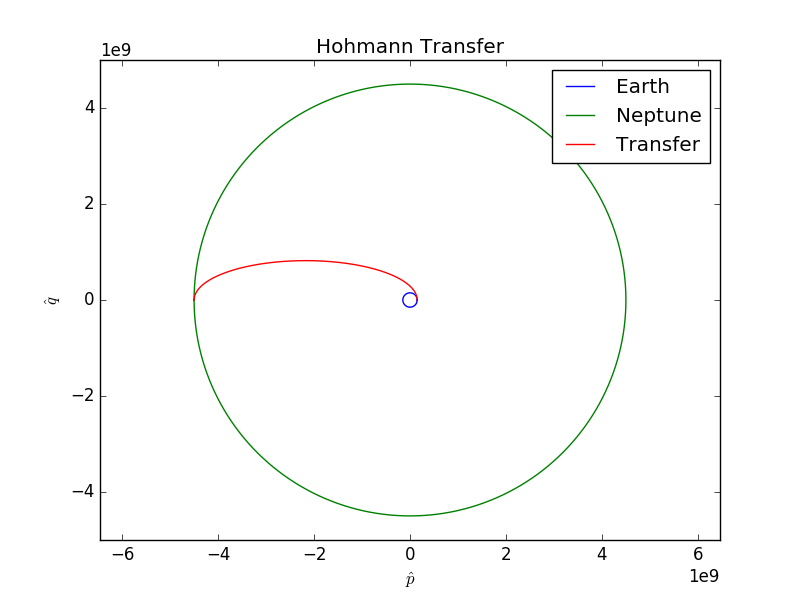

The script that drew this image:
"""HW6 2017 Problem 1
"""
import numpy as np
from astro import constants, maneuver, kepler
import matplotlib.pyplot as plt

mu = constants.sun.mu
a_e = constants.earth.orbit_sma
a_n = constants.neptune.orbit_sma
km2au = constants.km2au

ecc_e = 0
ecc_n = 0

# circular earth velocity
v_1 = np.sqrt(mu / a_e)
v_2 = np.sqrt(mu / a_n)
# transfer orbit
a_t = .5 * (a_e + a_n)
ecc_t = a_n / a_t - 1
p_t = kepler.semilatus_rectum(a_t, ecc_t)
# velocity of transfer orbit at initial and final orbit
sme_t = -mu / (2 * a_t)
vt_1 = np.sqrt(2 * (sme_t + mu / a_e))
vt_2 = np.sqrt(2 * (sme_t + mu / a_n))

(dv_a, dv_b, tof, phase_angle) = maneuver.hohmann(
    a_e, a_n, ecc_e, ecc_n, 0, np.pi, mu)

print('Initial Orbit Velocity : {} km/sec'.format(v_1))
print('Final Orbit Velocity : {} km/sec'.format(v_2))
print('Transfer SMA : {} km Eccentricity : {}'.format(a_t, ecc_t))
print('Transfer Periapsis velocity : {} km/sec'.format(vt_1))
print('Transfer Apoapsis velocity : {} km/sec'.format(vt_2))

print('Delta V1 : {} km/sec'.format(dv_a))
print('Delta V2 : {} km/sec'.format(dv_b))
print('TOF : {} sec = {} day = {} yr'.format(tof, tof/86400, tof/86400/365.25))
print('Phase : {} deg'.format(np.rad2deg(phase_angle)))

# generate a plot of the orbit
_, state_pqw1, _, _, sat_pqw1, _ = kepler.conic_orbit(a_e, 0, 0, 0, 0, 0, 0, mu)
_, state_pqw2, _, _, sat_pqw2, _ = kepler.conic_orbit(a_n, 0, 0, 0, 0, np.pi, np.pi, mu)
_, state_pqw3, _, _, sat_pqw3, _ = kepler.conic_orbit(p_t, ecc_t, 0, 0, 0, 0, np.pi, mu)

fig, ax = plt.subplots()

ax.plot(state_pqw1[:, 0], state_pqw1[:, 1], label='Earth')
ax.plot(state_pqw2[:, 0], state_pqw2[:, 1], label='Neptune')
ax.plot(state_pqw3[:, 0], state_pqw3[:, 1], label='Transfer')

ax.set_title('Hohmann Transfer')
ax.set_xlabel(r'$\hat p$')
ax.set_ylabel(r'$\hat q$')
plt.axis('equal')
plt.legend()
plt.show()
